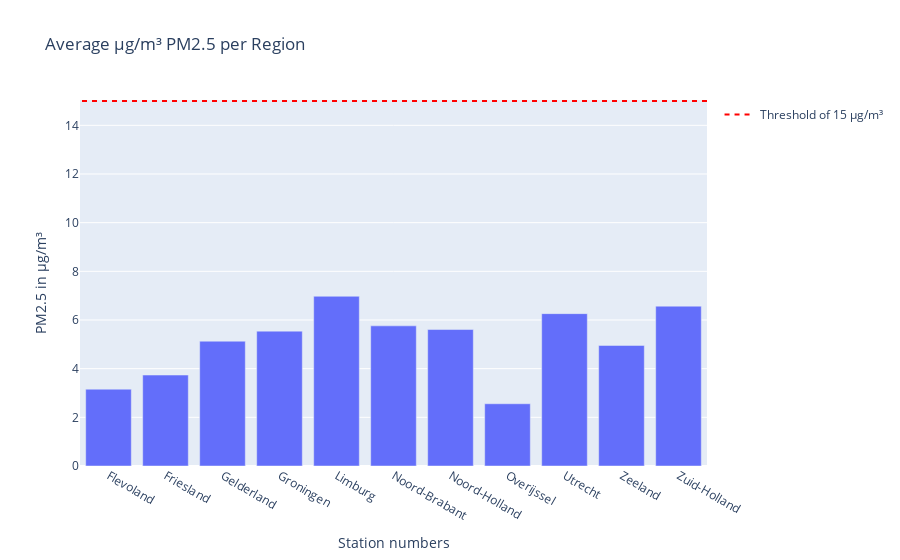

Notebook code for this chart:
### Code cell
import plotly.express as px
import plotly.graph_objects as go

pv = ['Groningen', 'Friesland', 'Drenthe', 'Overijssel', 'Gelderland', 'Flevoland',
      'Utrecht', 'Noord-Holland', 'Zuid-Holland', 'Noord-Brabant', 'Limburg', 'Zeeland' ]

pv_meanpm25 = meanprovince_pm25[meanprovince_pm25['RegioS'].isin(pv)]
bar = px.bar(meanprovince_pm25, x='RegioS' , y= dfposts_PM25.groupby('RegioS')['value'].mean(), title='Average µg/m³ PM2.5 per Region')
bar.update_layout(yaxis_title='PM2.5 in µg/m³', xaxis_title= "Station numbers", barmode='group') 
#bar.add_shape(type='line', y0=40, y1=40, xref='paper', x0=0, x1=1, line_color='red')
bar.add_shape(
    legendrank=1,
    showlegend=True,
    type="line",
    xref="paper",
    line=dict(dash="5px", color='red'),
    x0=1,
    x1=0,
    y0=15,
    y1=15,
    name='Threshold of 15 µg/m³'
)

bar.show()

### Figure 1 — Plotly figure (JSON) as saved in the notebook; plotly's stock layout.template omitted (floating-point values rounded to 4 significant figures)
{"data": [{"hovertemplate": "RegioS=%{x}<br>value=%{y}<extra></extra>", "legendgroup": "", "marker": {"color": "#636efa", "pattern": {"shape": ""}}, "name": "", "orientation": "v", "showlegend": false, "textposition": "auto", "type": "bar", "x": ["Flevoland", "Friesland", "Gelderland", "Groningen", "Limburg", "Noord-Brabant", "Noord-Holland", "Overijssel", "Utrecht", "Zeeland", "Zuid-Holland"], "xaxis": "x", "y": [3.156, 3.738, 5.129, 5.543, 6.975, 5.759, 5.608, 2.558, 6.261, 4.954, 6.568], "yaxis": "y"}], "layout": {"barmode": "group", "legend": {"tracegroupgap": 0}, "shapes": [{"legendrank": 1, "line": {"color": "red", "dash": "5px"}, "name": "Threshold of 15 µg/m³", "showlegend": true, "type": "line", "x0": 1, "x1": 0, "xref": "paper", "y0": 15, "y1": 15}], "title": {"text": "Average µg/m³ PM2.5 per Region"}, "xaxis": {"anchor": "y", "domain": [0, 1], "title": {"text": "Station numbers"}}, "yaxis": {"anchor": "x", "domain": [0, 1], "title": {"text": "PM2.5 in µg/m³"}}}}
